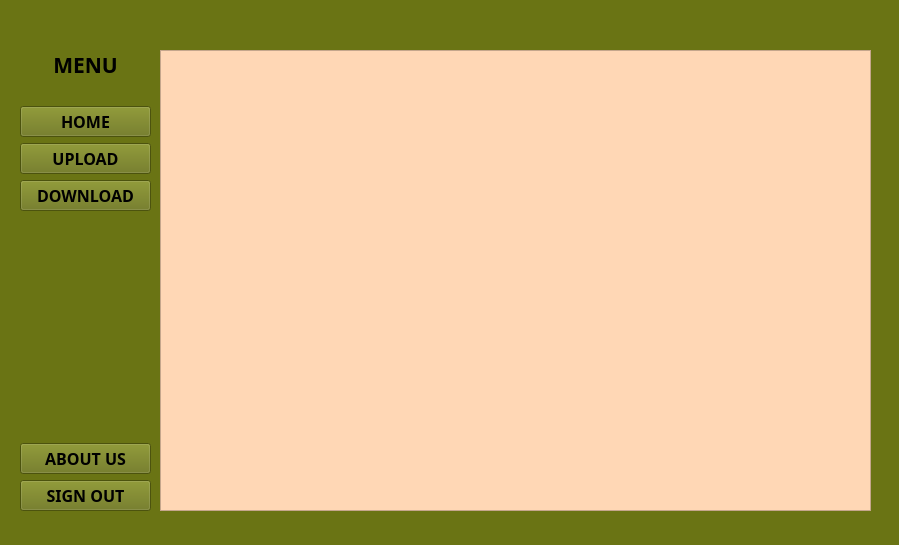
<?xml version="1.0" encoding="UTF-8"?>
<ui version="4.0">
 <class>mainWindow</class>
 <widget class="QMainWindow" name="mainWindow">
  <property name="geometry">
   <rect>
    <x>0</x>
    <y>0</y>
    <width>899</width>
    <height>545</height>
   </rect>
  </property>
  <property name="windowTitle">
   <string>Application</string>
  </property>
  <property name="styleSheet">
   <string notr="true">background-color: rgb(106, 116, 20);
</string>
  </property>
  <widget class="QWidget" name="centralwidget">
   <widget class="QFrame" name="frame">
    <property name="geometry">
     <rect>
      <x>160</x>
      <y>50</y>
      <width>711</width>
      <height>461</height>
     </rect>
    </property>
    <property name="font">
     <font>
      <italic>false</italic>
      <strikeout>false</strikeout>
     </font>
    </property>
    <property name="styleSheet">
     <string notr="true">background-color: rgb(255, 238, 47);
background-color: rgb(255, 215, 181);</string>
    </property>
    <property name="frameShape">
     <enum>QFrame::StyledPanel</enum>
    </property>
    <property name="frameShadow">
     <enum>QFrame::Raised</enum>
    </property>
   </widget>
   <widget class="QWidget" name="verticalLayoutWidget">
    <property name="geometry">
     <rect>
      <x>20</x>
      <y>50</y>
      <width>131</width>
      <height>461</height>
     </rect>
    </property>
    <layout class="QVBoxLayout" name="verticalLayout">
     <item>
      <widget class="QLabel" name="label">
       <property name="font">
        <font>
         <family>Cascadia Code</family>
         <pointsize>16</pointsize>
         <weight>75</weight>
         <bold>true</bold>
        </font>
       </property>
       <property name="text">
        <string>MENU</string>
       </property>
       <property name="alignment">
        <set>Qt::AlignCenter</set>
       </property>
      </widget>
     </item>
     <item>
      <spacer name="verticalSpacer">
       <property name="orientation">
        <enum>Qt::Vertical</enum>
       </property>
       <property name="sizeType">
        <enum>QSizePolicy::Fixed</enum>
       </property>
       <property name="sizeHint" stdset="0">
        <size>
         <width>20</width>
         <height>20</height>
        </size>
       </property>
      </spacer>
     </item>
     <item>
      <widget class="QPushButton" name="homeButton">
       <property name="font">
        <font>
         <family>Cascadia Code</family>
         <pointsize>12</pointsize>
         <weight>75</weight>
         <bold>true</bold>
        </font>
       </property>
       <property name="text">
        <string>HOME</string>
       </property>
       <property name="checkable">
        <bool>false</bool>
       </property>
       <property name="autoDefault">
        <bool>false</bool>
       </property>
       <property name="default">
        <bool>false</bool>
       </property>
       <property name="flat">
        <bool>false</bool>
       </property>
      </widget>
     </item>
     <item>
      <widget class="QPushButton" name="uploadButton">
       <property name="font">
        <font>
         <family>Cascadia Code</family>
         <pointsize>12</pointsize>
         <weight>75</weight>
         <bold>true</bold>
        </font>
       </property>
       <property name="text">
        <string>UPLOAD</string>
       </property>
      </widget>
     </item>
     <item>
      <widget class="QPushButton" name="downloadButton">
       <property name="font">
        <font>
         <family>Cascadia Code</family>
         <pointsize>12</pointsize>
         <weight>75</weight>
         <bold>true</bold>
        </font>
       </property>
       <property name="text">
        <string>DOWNLOAD</string>
       </property>
      </widget>
     </item>
     <item>
      <spacer name="verticalSpacer_2">
       <property name="orientation">
        <enum>Qt::Vertical</enum>
       </property>
       <property name="sizeHint" stdset="0">
        <size>
         <width>20</width>
         <height>40</height>
        </size>
       </property>
      </spacer>
     </item>
     <item>
      <widget class="QPushButton" name="infoButton">
       <property name="font">
        <font>
         <family>Cascadia Code</family>
         <pointsize>12</pointsize>
         <weight>75</weight>
         <bold>true</bold>
        </font>
       </property>
       <property name="text">
        <string>ABOUT US</string>
       </property>
      </widget>
     </item>
     <item>
      <widget class="QPushButton" name="signOutButton">
       <property name="font">
        <font>
         <family>Cascadia Code</family>
         <pointsize>12</pointsize>
         <weight>75</weight>
         <bold>true</bold>
        </font>
       </property>
       <property name="text">
        <string>SIGN OUT</string>
       </property>
      </widget>
     </item>
    </layout>
   </widget>
  </widget>
  <widget class="QStatusBar" name="statusbar"/>
 </widget>
 <resources/>
 <connections/>
</ui>
